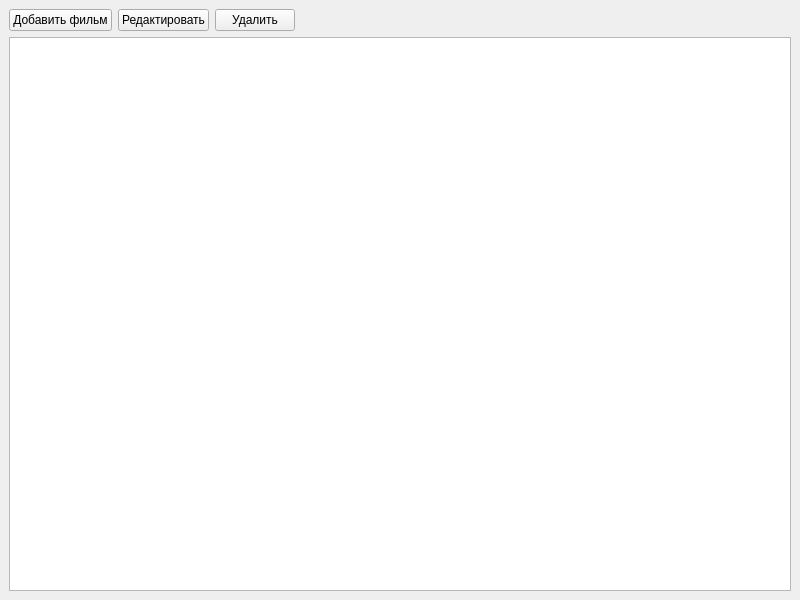
<?xml version="1.0" encoding="UTF-8"?>
<ui version="4.0">
 <class>MainWindow</class>
 <widget class="QMainWindow" name="MainWindow">
  <property name="geometry">
   <rect>
    <x>0</x>
    <y>0</y>
    <width>800</width>
    <height>600</height>
   </rect>
  </property>
  <property name="windowTitle">
   <string>Менеджер фильмов</string>
  </property>
  <widget class="QWidget" name="centralwidget">
   <layout class="QVBoxLayout" name="verticalLayout">
    <item>
     <layout class="QHBoxLayout" name="horizontalLayout">
      <item>
       <widget class="QPushButton" name="add_button">
        <property name="text">
         <string>Добавить фильм</string>
        </property>
       </widget>
      </item>
      <item>
       <widget class="QPushButton" name="edit_button">
        <property name="text">
         <string>Редактировать</string>
        </property>
       </widget>
      </item>
      <item>
       <widget class="QPushButton" name="delete_button">
        <property name="text">
         <string>Удалить</string>
        </property>
       </widget>
      </item>
      <item>
       <spacer name="horizontalSpacer">
        <property name="orientation">
         <enum>Qt::Orientation::Horizontal</enum>
        </property>
        <property name="sizeHint" stdset="0">
         <size>
          <width>40</width>
          <height>20</height>
         </size>
        </property>
       </spacer>
      </item>
     </layout>
    </item>
    <item>
     <widget class="QTableWidget" name="films_table">
      <property name="selectionBehavior">
       <enum>QAbstractItemView::SelectionBehavior::SelectRows</enum>
      </property>
      <property name="sortingEnabled">
       <bool>true</bool>
      </property>
     </widget>
    </item>
   </layout>
  </widget>
 </widget>
 <resources/>
 <connections/>
</ui>
